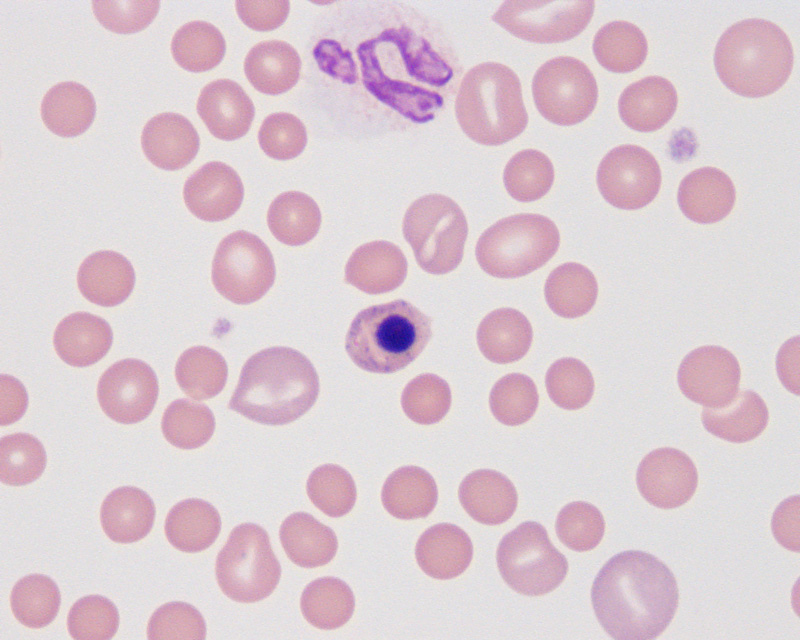
%> input picture Kasus7.jpg, 800 x 640 px
$ octave --eval "mainProject;"   (GNU Octave 9; MATLAB toolbox functions it lacks are replaced by stand-ins)
%> lines starting %> are read from the running program, lines starting %| are printed output that depends on the picture; in (x1, y1, x2, y2) boxes, pixels count from 0 and x2, y2 are one past the last pixel; in counts of white or black regions, pixels touching at a corner belong together; the program's own positions count from 1
### gaussianKernel.m
function kernel = gaussianKernel

x = [-4 -3 -2 -1 0 1 2 3 4 ];
y = -4:1:4;
sigma = 1;

kernel = zeros(9,9);
n = length(x);

for i=1:n
    for j=1:n
        kernel(i,j) = (1/(2*pi*(sigma^2)))*exp(-((x(i)^2+y(j)^2)/(2*sigma^2)));
    end;
end;

### mainProject.m
function mainProject

CitraAsli = imread('Kasus7.jpg');
%> CitraAsli is the input picture: size 640x800x3 uint8; mean R, G, B 220.6, 204.5, 212
CitraGray = rgb2gray(CitraAsli);
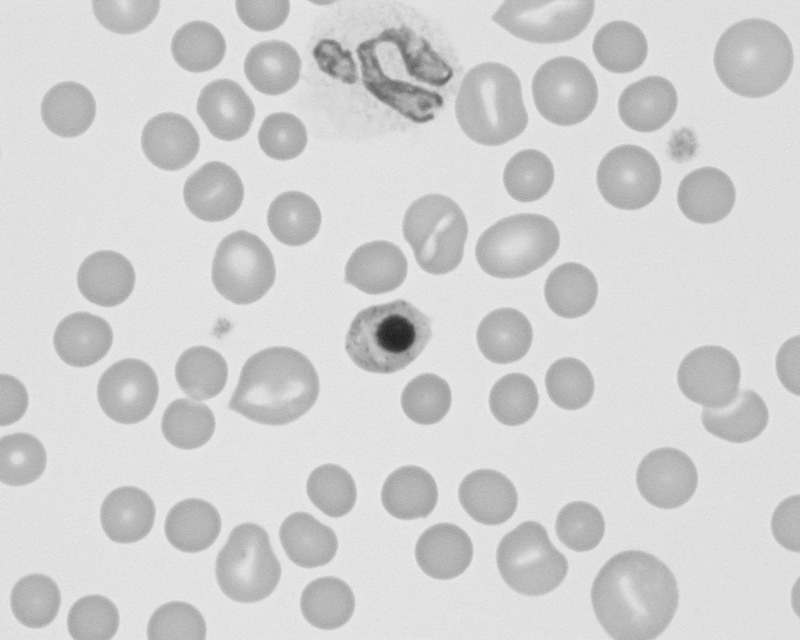
%> CitraGray: size 640x800 uint8; min 26, max 236, mean 210.1

[baris, kolom] = size(CitraGray);
%> baris = 640; kolom = 800
Gauss = gaussianKernel;

Konvolusi = conv2(double(CitraGray), Gauss, 'same');
Konvolusi = uint8(Konvolusi);
%> Konvolusi: size 640x800 uint8

Level = graythresh(CitraGray);
%> Level = 0.788
TH = Level*247;
%> TH = 194.7

Konvolusi = zeros(baris,kolom);

for i=1:baris
    for j=1:kolom
        if CitraGray(i,j) < TH
            Konvolusi(i,j) = 1;
        end
    end
end
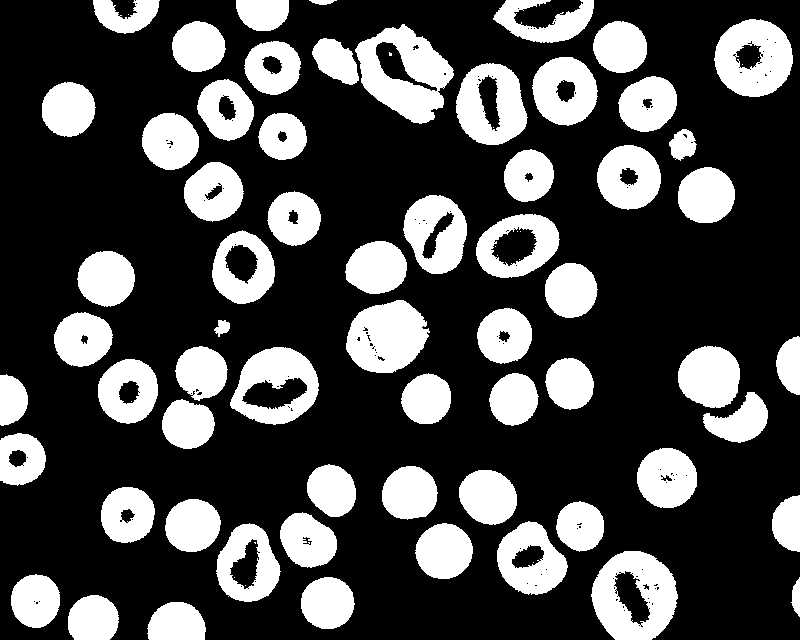
%> Konvolusi: size 640x800 double; values 0 (black) and 1 (white), 28.6% white; 80 white regions (17 under 20 px), largest, box (x1, y1, x2, y2) and area: (355, 24, 454, 124) 5383, (591, 551, 678, 640) 4973, (346, 300, 430, 373) 4445

[r,c] = size(Konvolusi);
%> r = 640; c = 800
CitraBaru = zeros(r,c);
Konvolusi = imfill(Konvolusi, 'holes');
%> Konvolusi: size 640x800 double; values 0 (black) and 1 (white), 30.7% white; 64 white regions (1 under 20 px), largest, box (x1, y1, x2, y2) and area: (355, 24, 454, 124) 6319, (591, 551, 678, 640) 6044, (230, 347, 319, 425) 5112

for i=1:r
    for j=1:c
        if Konvolusi(i,j) == 1
            CitraBaru(i,j) = CitraGray(i,j);
        end
    end
end
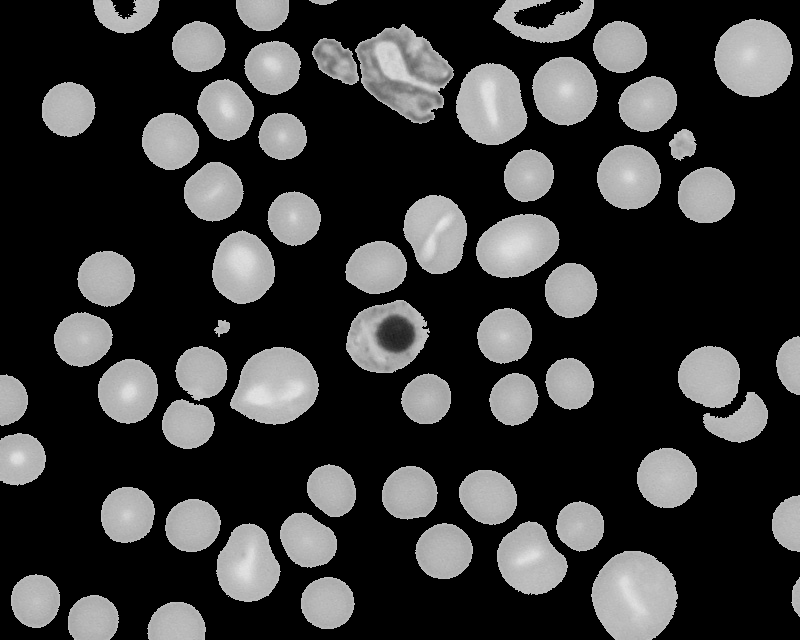
%> CitraBaru: size 640x800 double; min 0, max 229, mean 55.3

CitraBaru = uint8(CitraBaru);
%> CitraBaru: size 640x800 uint8
BW = im2bw(CitraBaru);
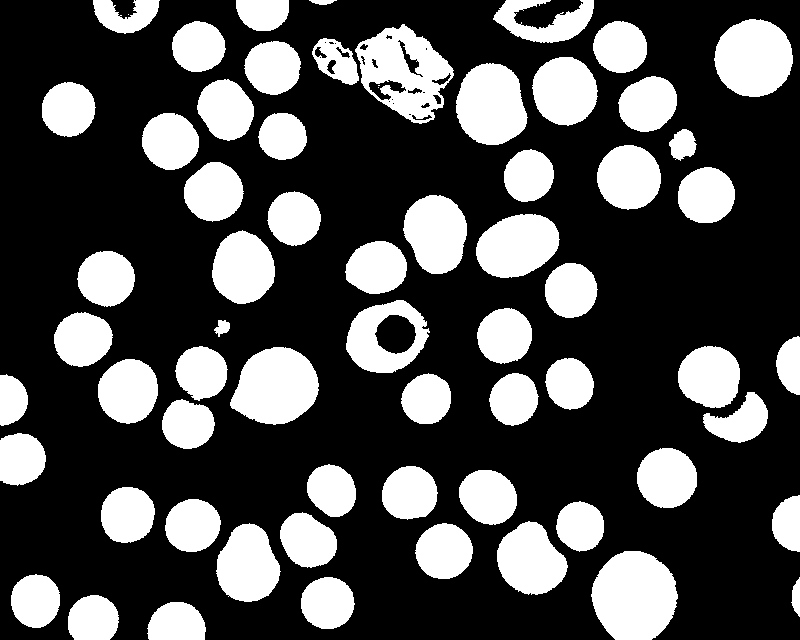
%> BW: size 640x800 logical; 30.3% white; 66 white regions (3 under 20 px), largest, box (x1, y1, x2, y2) and area: (591, 551, 678, 640) 6044, (355, 24, 454, 124) 5457, (230, 347, 319, 425) 5112

Inten = regionprops(BW, CitraBaru, 'MeanIntensity');
%> Inten = 66 regions; first 5, MeanIntensity: 177.7, 185.4, 180.3, 182, 179.6
Labeled = bwlabel(BW);
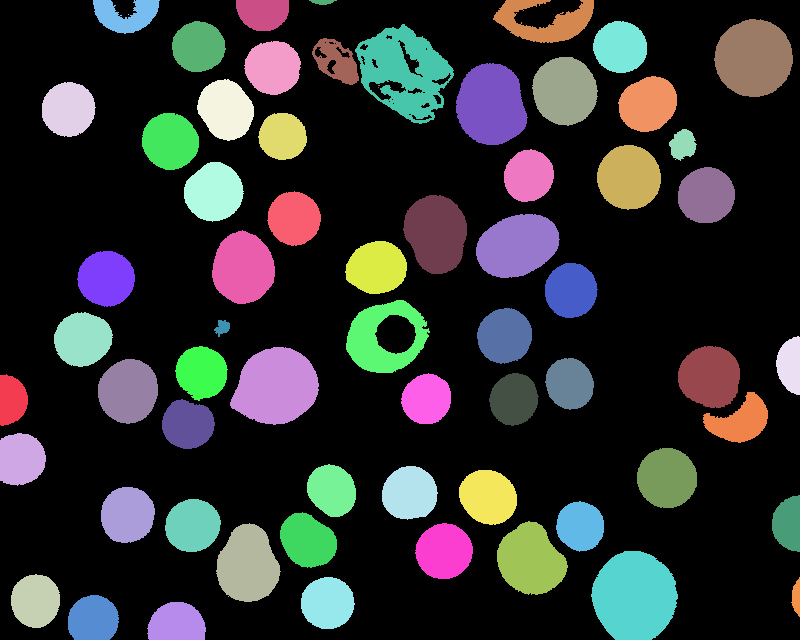
%> Labeled: size 640x800 double; 67 distinct labels, from 0 to 66; one colour per label, 0 black

Rerata = mean([Inten.MeanIntensity]);
%> Rerata = 179.3
CitraAkhir = ismember(Labeled, find([Inten.MeanIntensity]> 172));
%> CitraAkhir: size 640x800 logical; 28.3% white; 61 white regions (1 under 20 px), largest, box (x1, y1, x2, y2) and area: (591, 551, 678, 640) 6044, (230, 347, 319, 425) 5112, (714, 19, 793, 97) 4781

for i=111:136
    CitraAkhir(1,i) = 255;
end;

for i=543:583
    CitraAkhir(1,i) = 255;
end;

CitraAkhir = imfill(CitraAkhir, 'holes');
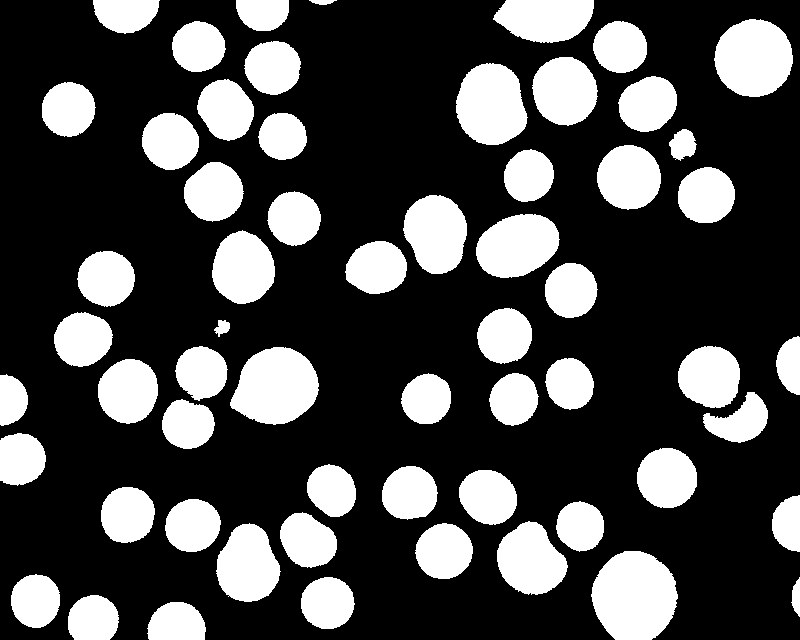
%> CitraAkhir: size 640x800 logical; 28.6% white; 60 white regions, largest, box (x1, y1, x2, y2) and area: (591, 551, 678, 640) 6044, (230, 347, 319, 425) 5112, (714, 19, 793, 97) 4781
CitraAkhir = im2bw(CitraAkhir);
BW1 = bwconncomp(CitraAkhir);
%> BW1 = 60 connected components
CitraAkhir = regionprops(BW1, 'Area');
%> CitraAkhir = 60 regions; largest, Area: 6044, 5112, 4781, 4526, 4049
CitraAkhir = find([CitraAkhir.Area]>800);
%> CitraAkhir = 56 values from 1 to 59
CitraAkhir = ismember(labelmatrix(BW1), CitraAkhir);
%> CitraAkhir: size 640x800 logical; 28.4% white; 56 white regions, largest, box (x1, y1, x2, y2) and area: (591, 551, 678, 640) 6044, (230, 347, 319, 425) 5112, (714, 19, 793, 97) 4781
BW3 = im2bw(CitraAkhir);
[L, num] = bwlabel(BW3);
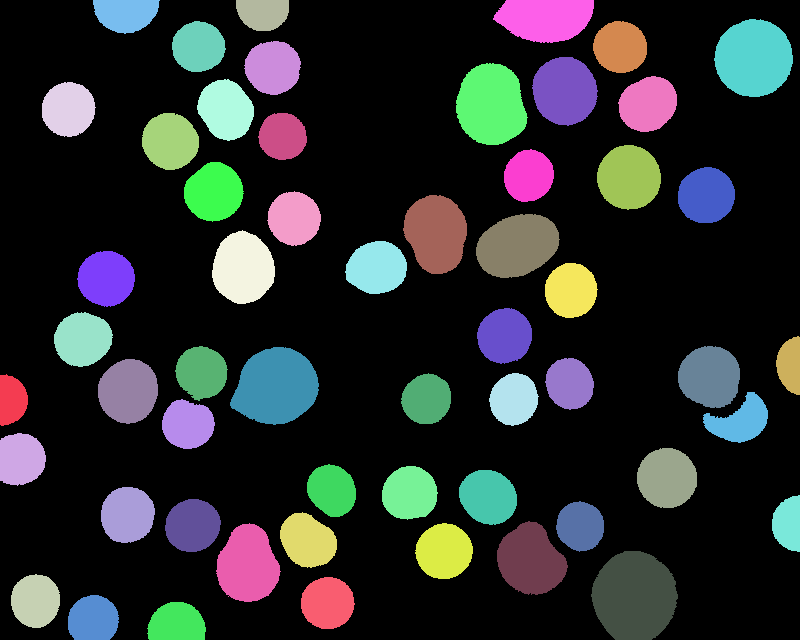
%> L: size 640x800 double; 57 distinct labels, from 0 to 56; one colour per label, 0 black
%> num = 56

imshow(CitraAkhir);
figure, imshow(CitraBaru);
